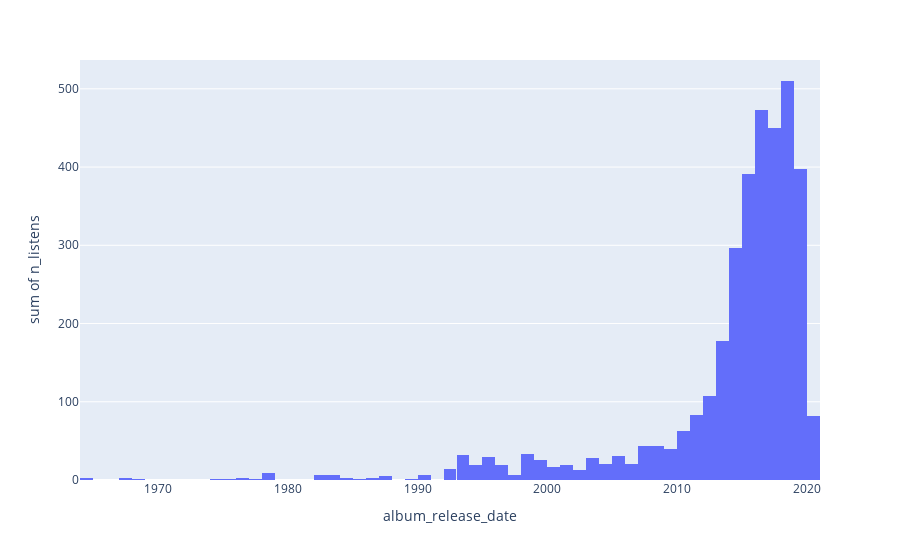

Notebook source saved alongside this figure:
### Code cell
fig = px.histogram(track_features, x="album_release_date", y='n_listens')
fig.show()

### Figure 1 — Plotly figure (JSON) as saved in the notebook; plotly's stock layout.template omitted (floating-point values rounded to 4 significant figures; data arrays with more than 128 entries replaced by an {"elided": "..."} marker saying what was removed)
{"data": [{"alignmentgroup": "True", "bingroup": "x", "histfunc": "sum", "hovertemplate": "album_release_date=%{x}<br>sum of n_listens=%{y}<extra></extra>", "legendgroup": "", "marker": {"color": "#636efa"}, "name": "", "offsetgroup": "", "orientation": "v", "showlegend": false, "type": "histogram", "x": {"elided": "1482 str values"}, "xaxis": "x", "y": {"elided": "1482 int values"}, "yaxis": "y"}], "layout": {"barmode": "relative", "legend": {"tracegroupgap": 0}, "margin": {"t": 60}, "xaxis": {"anchor": "y", "domain": [0, 1], "title": {"text": "album_release_date"}}, "yaxis": {"anchor": "x", "domain": [0, 1], "title": {"text": "sum of n_listens"}}}}
